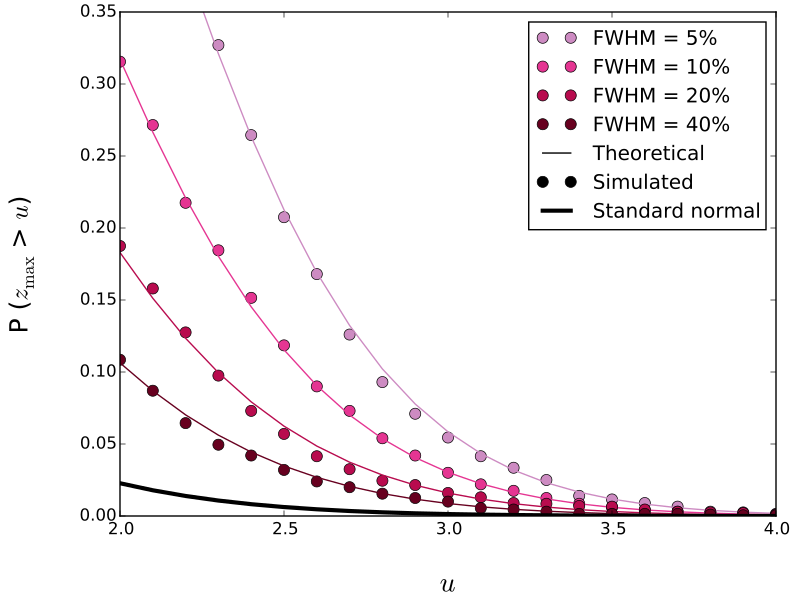

Generate this figure with Python:

import numpy as np
from scipy import stats
from matplotlib import pyplot,cm
import rft1d


def scalar2color(x, cmap=cm.jet, xmin=None, xmax=None):
	x          = np.asarray(x, dtype=float)
	if xmin==None:
		xmin   = x.min()
	if xmax==None:
		xmax   = x.max()
	xn         = (x - xmin)  / (xmax-xmin)
	xn        *= 255
	xn         = np.asarray(xn, dtype=int)
	colors     = cmap(xn)
	return colors
	






#(0) Set parameters:
np.random.seed(0)
nResponses = 2000  #increase this to 2000 to reproduce the results from the paper
nNodes     = 101
WW         = [5, 10, 20, 40]
heights    = np.linspace(2, 4, 21)



#(1) Simulate data and compute survival function:
SF         = []
for W in WW:
	y      = rft1d.random.randn1d(nResponses, nNodes, W, pad=True)
	sf     = np.array(  [ (y.max(axis=1)>h).mean()  for h in heights]  )
	SF.append(sf)



#(3) Get expected SF:
calc   = rft1d.prob.RFTCalculator(STAT='Z', nodes=nNodes, FWHM=WW[0], withBonf=False)
SFE        = []
for W in WW:
	calc.set_fwhm(W)
	sfE    = calc.sf(heights)
	SFE.append(sfE)
#standard normal for comparison:
sfN        = stats.norm.sf(heights)



#(4) Plot results:
pyplot.close('all')
ax         = pyplot.axes([0.15,0.14,0.82,0.84])
colors     = scalar2color(range(len(WW)+2), cmap=cm.PuRd)
for W,sf,sfE,c in zip(WW,SF,SFE,colors[2:]):
	ax.plot(heights, sf,  'o', color=c, markersize=8, label='FWHM = %d%%'%W)
	ax.plot(heights, sfE, '-', color=c)
ax.plot(heights[[0,-1]],[2,2], 'k-', label='Theoretical')
ax.plot(heights[[0,-1]],[2,2], 'ko', label='Simulated', markersize=8)
ax.plot(heights, sfN, 'k-', lw=3, label='Standard normal')
ax.text(0.5, -0.15, '$u$', size=20, transform=ax.transAxes, ha='center')
ax.text(-0.17, 0.5, 'P ($z_{\mathrm{max}}$ > $u$)', size=18, transform=ax.transAxes, va='center', rotation=90)
ax.set_ylim(0,0.35)
ax.legend()
# pyplot.show()



# pyplot.savefig('fig_valid_gauss1d.pdf')
